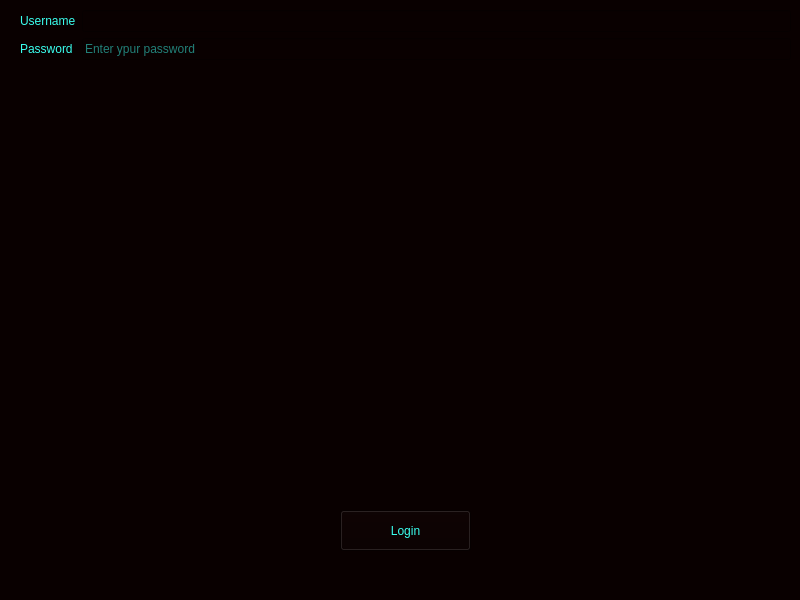
<?xml version="1.0" encoding="UTF-8"?>
<ui version="4.0">
 <class>MainWindow</class>
 <widget class="QMainWindow" name="MainWindow">
  <property name="geometry">
   <rect>
    <x>0</x>
    <y>0</y>
    <width>800</width>
    <height>600</height>
   </rect>
  </property>
  <property name="windowTitle">
   <string>MainWindow</string>
  </property>
  <property name="styleSheet">
   <string notr="true">background-color:  rgb(9, 0, 0);
color:rgb(58, 255, 239);
font: 700 11pt &quot;Terminal&quot;;

</string>
  </property>
  <widget class="QWidget" name="centralwidget">
   <widget class="QWidget" name="formLayoutWidget">
    <property name="geometry">
     <rect>
      <x>20</x>
      <y>10</y>
      <width>771</width>
      <height>491</height>
     </rect>
    </property>
    <layout class="QFormLayout" name="formLayout">
     <item row="0" column="0">
      <widget class="QLabel" name="user_label">
       <property name="text">
        <string>Username</string>
       </property>
      </widget>
     </item>
     <item row="1" column="0">
      <widget class="QLabel" name="pass_label">
       <property name="text">
        <string>Password</string>
       </property>
      </widget>
     </item>
     <item row="0" column="1">
      <widget class="QLineEdit" name="user_lineEdit"/>
     </item>
     <item row="1" column="1">
      <widget class="QLineEdit" name="pass_lineEdit">
       <property name="echoMode">
        <enum>QLineEdit::EchoMode::Password</enum>
       </property>
       <property name="placeholderText">
        <string>Enter ypur password</string>
       </property>
      </widget>
     </item>
    </layout>
   </widget>
   <widget class="QPushButton" name="login_btn">
    <property name="geometry">
     <rect>
      <x>340</x>
      <y>510</y>
      <width>131</width>
      <height>41</height>
     </rect>
    </property>
    <property name="styleSheet">
     <string notr="true">color:rgb(58, 255, 239);
font: 800 13pt &quot;Rockwell&quot;;</string>
    </property>
    <property name="text">
     <string>Login</string>
    </property>
   </widget>
  </widget>
  <widget class="QMenuBar" name="menubar">
   <property name="geometry">
    <rect>
     <x>0</x>
     <y>0</y>
     <width>800</width>
     <height>24</height>
    </rect>
   </property>
  </widget>
  <widget class="QStatusBar" name="statusbar"/>
 </widget>
 <resources/>
 <connections/>
</ui>
